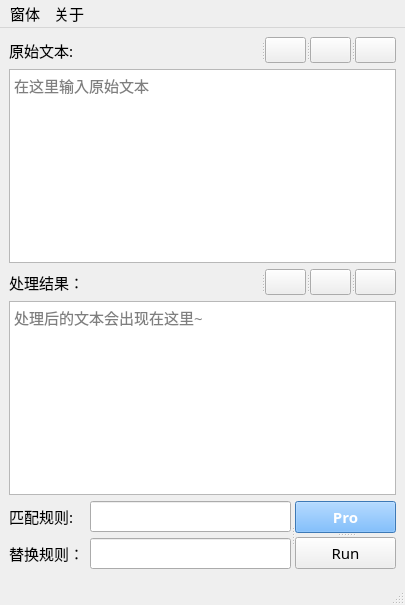
<?xml version="1.0" encoding="UTF-8"?>
<ui version="4.0">
 <class>RegexQt</class>
 <widget class="QMainWindow" name="RegexQt">
  <property name="geometry">
   <rect>
    <x>0</x>
    <y>0</y>
    <width>405</width>
    <height>605</height>
   </rect>
  </property>
  <property name="font">
   <font>
    <family>微软雅黑 Light</family>
    <pointsize>11</pointsize>
   </font>
  </property>
  <property name="windowTitle">
   <string>正则计算器-Qt</string>
  </property>
  <property name="windowIcon">
   <iconset resource="image/window.qrc">
    <normaloff>:/image/cake.ico</normaloff>:/image/cake.ico</iconset>
  </property>
  <widget class="QWidget" name="centralwidget">
   <layout class="QGridLayout" name="gridLayout">
    <item row="0" column="0">
     <widget class="QSplitter" name="splitter">
      <property name="orientation">
       <enum>Qt::Horizontal</enum>
      </property>
      <widget class="QLabel" name="rawLabel">
       <property name="font">
        <font>
         <family>微软雅黑 Light</family>
         <pointsize>11</pointsize>
        </font>
       </property>
       <property name="text">
        <string>原始文本:</string>
       </property>
       <property name="buddy">
        <cstring>rawText</cstring>
       </property>
      </widget>
      <widget class="QPushButton" name="pushButton_2">
       <property name="maximumSize">
        <size>
         <width>41</width>
         <height>28</height>
        </size>
       </property>
       <property name="font">
        <font>
         <family>微软雅黑 Light</family>
         <pointsize>10</pointsize>
        </font>
       </property>
       <property name="text">
        <string/>
       </property>
       <property name="icon">
        <iconset resource="image/window.qrc">
         <normaloff>:/image/箭头右.png</normaloff>:/image/箭头右.png</iconset>
       </property>
      </widget>
      <widget class="QPushButton" name="pushButton_3">
       <property name="maximumSize">
        <size>
         <width>41</width>
         <height>28</height>
        </size>
       </property>
       <property name="font">
        <font>
         <family>微软雅黑 Light</family>
         <pointsize>10</pointsize>
        </font>
       </property>
       <property name="text">
        <string/>
       </property>
       <property name="icon">
        <iconset resource="image/window.qrc">
         <normaloff>:/image/删除 (2).png</normaloff>:/image/删除 (2).png</iconset>
       </property>
      </widget>
      <widget class="QPushButton" name="pushButton_7">
       <property name="maximumSize">
        <size>
         <width>41</width>
         <height>28</height>
        </size>
       </property>
       <property name="font">
        <font>
         <family>微软雅黑 Light</family>
         <pointsize>10</pointsize>
        </font>
       </property>
       <property name="text">
        <string/>
       </property>
       <property name="icon">
        <iconset resource="image/window.qrc">
         <normaloff>:/image/粘贴 (1).png</normaloff>:/image/粘贴 (1).png</iconset>
       </property>
      </widget>
     </widget>
    </item>
    <item row="1" column="0">
     <widget class="QPlainTextEdit" name="rawText">
      <property name="font">
       <font>
        <family>微软雅黑 Light</family>
        <pointsize>11</pointsize>
       </font>
      </property>
      <property name="placeholderText">
       <string>在这里输入原始文本</string>
      </property>
     </widget>
    </item>
    <item row="2" column="0">
     <widget class="QSplitter" name="splitter_2">
      <property name="orientation">
       <enum>Qt::Horizontal</enum>
      </property>
      <widget class="QLabel" name="resultLabel">
       <property name="font">
        <font>
         <family>微软雅黑 Light</family>
         <pointsize>11</pointsize>
        </font>
       </property>
       <property name="text">
        <string>处理结果：</string>
       </property>
       <property name="buddy">
        <cstring>resultText</cstring>
       </property>
      </widget>
      <widget class="QPushButton" name="pushButton_4">
       <property name="maximumSize">
        <size>
         <width>41</width>
         <height>28</height>
        </size>
       </property>
       <property name="font">
        <font>
         <family>微软雅黑 Light</family>
         <pointsize>10</pointsize>
        </font>
       </property>
       <property name="text">
        <string/>
       </property>
       <property name="icon">
        <iconset resource="image/window.qrc">
         <normaloff>:/image/箭头右.png</normaloff>:/image/箭头右.png</iconset>
       </property>
      </widget>
      <widget class="QPushButton" name="pushButton_6">
       <property name="maximumSize">
        <size>
         <width>41</width>
         <height>28</height>
        </size>
       </property>
       <property name="font">
        <font>
         <family>微软雅黑 Light</family>
         <pointsize>10</pointsize>
        </font>
       </property>
       <property name="text">
        <string/>
       </property>
       <property name="icon">
        <iconset resource="image/window.qrc">
         <normaloff>:/image/删除 (2).png</normaloff>:/image/删除 (2).png</iconset>
       </property>
      </widget>
      <widget class="QPushButton" name="spreadBtn">
       <property name="maximumSize">
        <size>
         <width>41</width>
         <height>28</height>
        </size>
       </property>
       <property name="font">
        <font>
         <family>微软雅黑 Light</family>
         <pointsize>10</pointsize>
        </font>
       </property>
       <property name="text">
        <string/>
       </property>
       <property name="icon">
        <iconset resource="image/window.qrc">
         <normaloff>:/image/信号 (1).png</normaloff>:/image/信号 (1).png</iconset>
       </property>
      </widget>
     </widget>
    </item>
    <item row="3" column="0">
     <widget class="QPlainTextEdit" name="resultText">
      <property name="font">
       <font>
        <family>微软雅黑 Light</family>
        <pointsize>11</pointsize>
       </font>
      </property>
      <property name="placeholderText">
       <string>处理后的文本会出现在这里~</string>
      </property>
     </widget>
    </item>
    <item row="4" column="0">
     <widget class="QSplitter" name="splitter_4">
      <property name="orientation">
       <enum>Qt::Horizontal</enum>
      </property>
      <widget class="QWidget" name="layoutWidget">
       <layout class="QFormLayout" name="formLayout">
        <item row="0" column="0">
         <widget class="QLabel" name="label_3">
          <property name="font">
           <font>
            <family>微软雅黑 Light</family>
            <pointsize>11</pointsize>
           </font>
          </property>
          <property name="text">
           <string>匹配规则:</string>
          </property>
          <property name="buddy">
           <cstring>regexText</cstring>
          </property>
         </widget>
        </item>
        <item row="0" column="1">
         <widget class="QLineEdit" name="regexText">
          <property name="font">
           <font>
            <family>微软雅黑 Light</family>
            <pointsize>12</pointsize>
           </font>
          </property>
         </widget>
        </item>
        <item row="1" column="0">
         <widget class="QLabel" name="label_4">
          <property name="font">
           <font>
            <family>微软雅黑 Light</family>
            <pointsize>11</pointsize>
           </font>
          </property>
          <property name="text">
           <string>替换规则：</string>
          </property>
          <property name="buddy">
           <cstring>replaceText</cstring>
          </property>
         </widget>
        </item>
        <item row="1" column="1">
         <widget class="QLineEdit" name="replaceText">
          <property name="font">
           <font>
            <family>微软雅黑 Light</family>
            <pointsize>12</pointsize>
           </font>
          </property>
         </widget>
        </item>
       </layout>
      </widget>
      <widget class="QSplitter" name="splitter_3">
       <property name="orientation">
        <enum>Qt::Vertical</enum>
       </property>
       <widget class="QPushButton" name="proBtn">
        <property name="font">
         <font>
          <family>微软雅黑</family>
          <pointsize>11</pointsize>
          <weight>75</weight>
          <bold>true</bold>
         </font>
        </property>
        <property name="autoFillBackground">
         <bool>false</bool>
        </property>
        <property name="styleSheet">
         <string notr="true">color:rgb(255, 255, 255);
background-color:rgb(85, 170, 255)</string>
        </property>
        <property name="text">
         <string>Pro</string>
        </property>
       </widget>
       <widget class="QPushButton" name="RunBtn">
        <property name="font">
         <font>
          <family>微软雅黑 Light</family>
          <pointsize>11</pointsize>
         </font>
        </property>
        <property name="text">
         <string>Run</string>
        </property>
       </widget>
      </widget>
     </widget>
    </item>
   </layout>
  </widget>
  <widget class="QMenuBar" name="menubar">
   <property name="geometry">
    <rect>
     <x>0</x>
     <y>0</y>
     <width>405</width>
     <height>30</height>
    </rect>
   </property>
   <widget class="QMenu" name="menu">
    <property name="title">
     <string>窗体</string>
    </property>
    <addaction name="PinWindow"/>
    <addaction name="separator"/>
    <addaction name="FontDec"/>
    <addaction name="FontAdd"/>
   </widget>
   <widget class="QMenu" name="menu_2">
    <property name="title">
     <string>关于</string>
    </property>
    <addaction name="action"/>
   </widget>
   <addaction name="menu"/>
   <addaction name="menu_2"/>
  </widget>
  <widget class="QStatusBar" name="statusbar"/>
  <action name="PinWindow">
   <property name="checkable">
    <bool>true</bool>
   </property>
   <property name="text">
    <string>置顶</string>
   </property>
   <property name="shortcut">
    <string>Ctrl+Q</string>
   </property>
  </action>
  <action name="action">
   <property name="text">
    <string>说明</string>
   </property>
  </action>
  <action name="FontAdd">
   <property name="text">
    <string>字体加大</string>
   </property>
   <property name="shortcut">
    <string>Ctrl+=</string>
   </property>
  </action>
  <action name="FontDec">
   <property name="text">
    <string>字体缩小</string>
   </property>
   <property name="shortcut">
    <string>Ctrl+-</string>
   </property>
  </action>
 </widget>
 <resources>
  <include location="image/window.qrc"/>
 </resources>
 <connections>
  <connection>
   <sender>pushButton_3</sender>
   <signal>clicked()</signal>
   <receiver>rawText</receiver>
   <slot>clear()</slot>
   <hints>
    <hint type="sourcelabel">
     <x>361</x>
     <y>59</y>
    </hint>
    <hint type="destinationlabel">
     <x>361</x>
     <y>130</y>
    </hint>
   </hints>
  </connection>
  <connection>
   <sender>pushButton_7</sender>
   <signal>clicked()</signal>
   <receiver>rawText</receiver>
   <slot>paste()</slot>
   <hints>
    <hint type="sourcelabel">
     <x>412</x>
     <y>68</y>
    </hint>
    <hint type="destinationlabel">
     <x>412</x>
     <y>193</y>
    </hint>
   </hints>
  </connection>
  <connection>
   <sender>pushButton_6</sender>
   <signal>clicked()</signal>
   <receiver>resultText</receiver>
   <slot>clear()</slot>
   <hints>
    <hint type="sourcelabel">
     <x>365</x>
     <y>299</y>
    </hint>
    <hint type="destinationlabel">
     <x>377</x>
     <y>409</y>
    </hint>
   </hints>
  </connection>
  <connection>
   <sender>pushButton_2</sender>
   <signal>pressed()</signal>
   <receiver>rawText</receiver>
   <slot>clear()</slot>
   <hints>
    <hint type="sourcelabel">
     <x>318</x>
     <y>68</y>
    </hint>
    <hint type="destinationlabel">
     <x>292</x>
     <y>147</y>
    </hint>
   </hints>
  </connection>
  <connection>
   <sender>pushButton_2</sender>
   <signal>released()</signal>
   <receiver>rawText</receiver>
   <slot>paste()</slot>
   <hints>
    <hint type="sourcelabel">
     <x>318</x>
     <y>68</y>
    </hint>
    <hint type="destinationlabel">
     <x>333</x>
     <y>127</y>
    </hint>
   </hints>
  </connection>
  <connection>
   <sender>pushButton_4</sender>
   <signal>pressed()</signal>
   <receiver>resultText</receiver>
   <slot>clear()</slot>
   <hints>
    <hint type="sourcelabel">
     <x>318</x>
     <y>299</y>
    </hint>
    <hint type="destinationlabel">
     <x>303</x>
     <y>385</y>
    </hint>
   </hints>
  </connection>
  <connection>
   <sender>pushButton_4</sender>
   <signal>released()</signal>
   <receiver>resultText</receiver>
   <slot>paste()</slot>
   <hints>
    <hint type="sourcelabel">
     <x>318</x>
     <y>299</y>
    </hint>
    <hint type="destinationlabel">
     <x>328</x>
     <y>417</y>
    </hint>
   </hints>
  </connection>
 </connections>
</ui>
